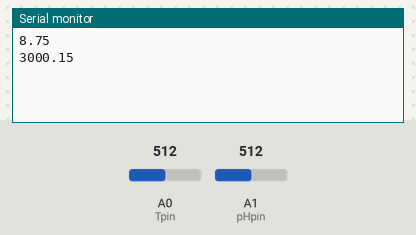
Simulated run of this sketch. Board: Arduino Uno, built with avr-gcc and run on an emulated ATmega328P. On the bench: the last lines printed to the serial monitor. Inputs (shaded band) come from the test bench; at power-on: A0 (Tpin) = 512, A1 (pHpin) = 512.

Above: at 1.2 s.
1.3 s: A0 (Tpin) set to 716
At 2.6 s:
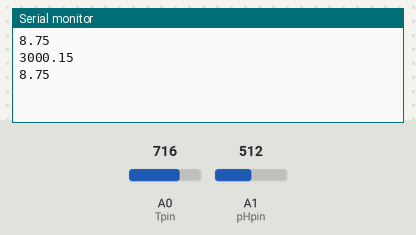
2.8 s: A1 (pHpin) set to 716
At 4.0 s:
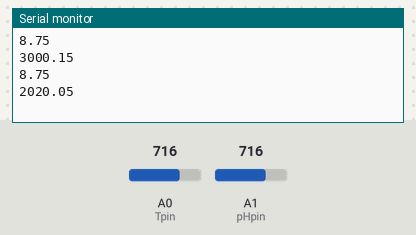
4.3 s: A0 (Tpin) set to 900
At 5.6 s:
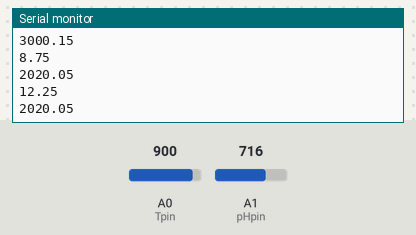
5.8 s: A1 (pHpin) set to 900
At 6.8 s:
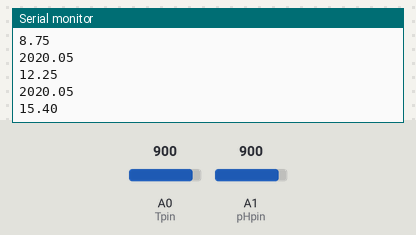
Timing chart, 0 to 8.3 s (numbered marks = the images above; inputs shaded):
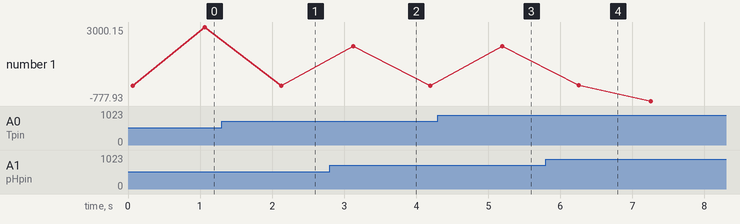

The sketch:

ComboSensor.ino
```cpp
int Tpin = A0;
int pHpin = A1;
float volt,volt1;
float ntu,pH;

void setup()
{
    Serial.begin(9600);
}

void loop()
{
  volt= 0;
  for(int i=0;i<200;i++)
  {
    volt+= (((float)analogRead(Tpin)*5)/1023);
    volt1+= (((float)analogRead(pHpin)*5)/1023);
  }
  volt = volt/200;
  volt = round_to_dp(volt,1);
  volt1 = volt1/200;
  volt1 = round_to_dp(volt1,1);

  if(volt<2.5)
  {
    ntu = 3000;
  }
  else
  {
  ntu = -1120.4*square(volt)+5742.3*volt-4353.1;
  }
  pH = 3.5*volt1;
  Serial.println(pH);
  delay(1000);
  //Serial.println("V");
  Serial.println(ntu);
  //Serial.println("NTU");
  delay(1000);
}

float round_to_dp( float in_value, int decimal_place )
{
  float multiplier = powf( 10.0f, decimal_place );
  in_value = roundf( in_value * multiplier ) / multiplier;
  return in_value;
}
```

Measured:
- after the input at 5.8 s, the serial monitor: prints a new line after 0.46 s (image 4)
- plotted number 1: 8.75 → 12.25 after the input at 2.8 s
